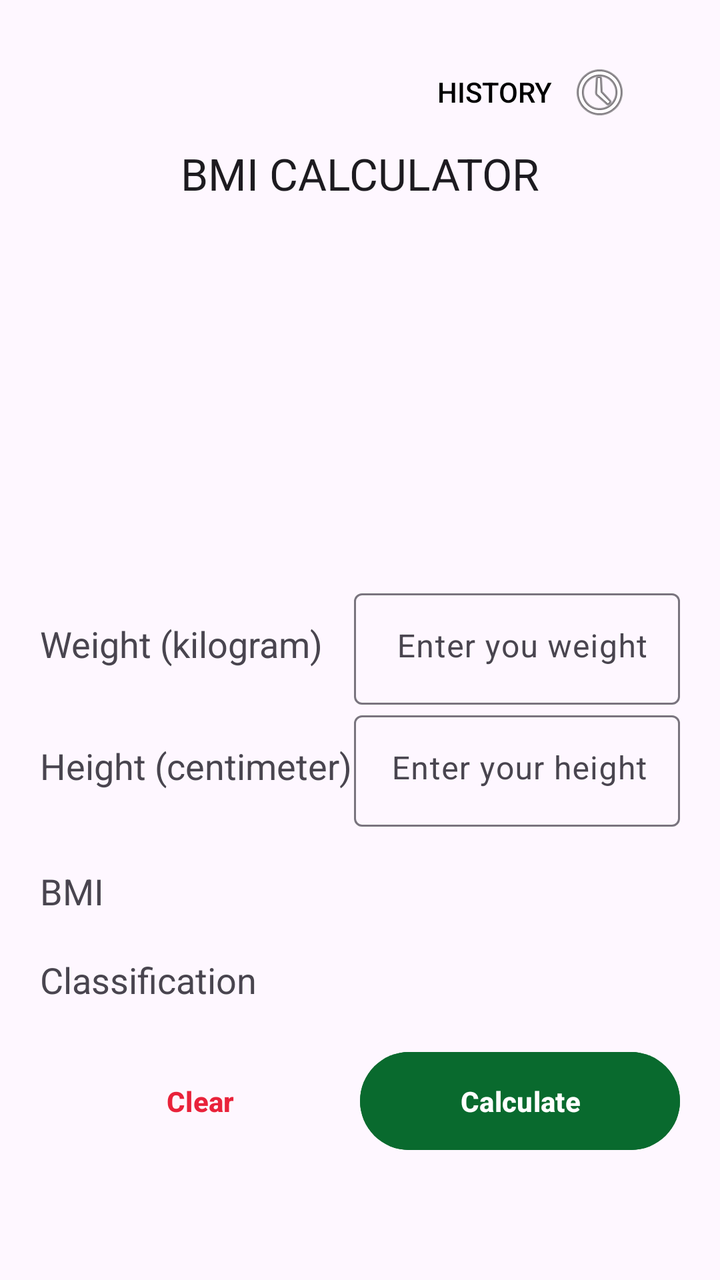
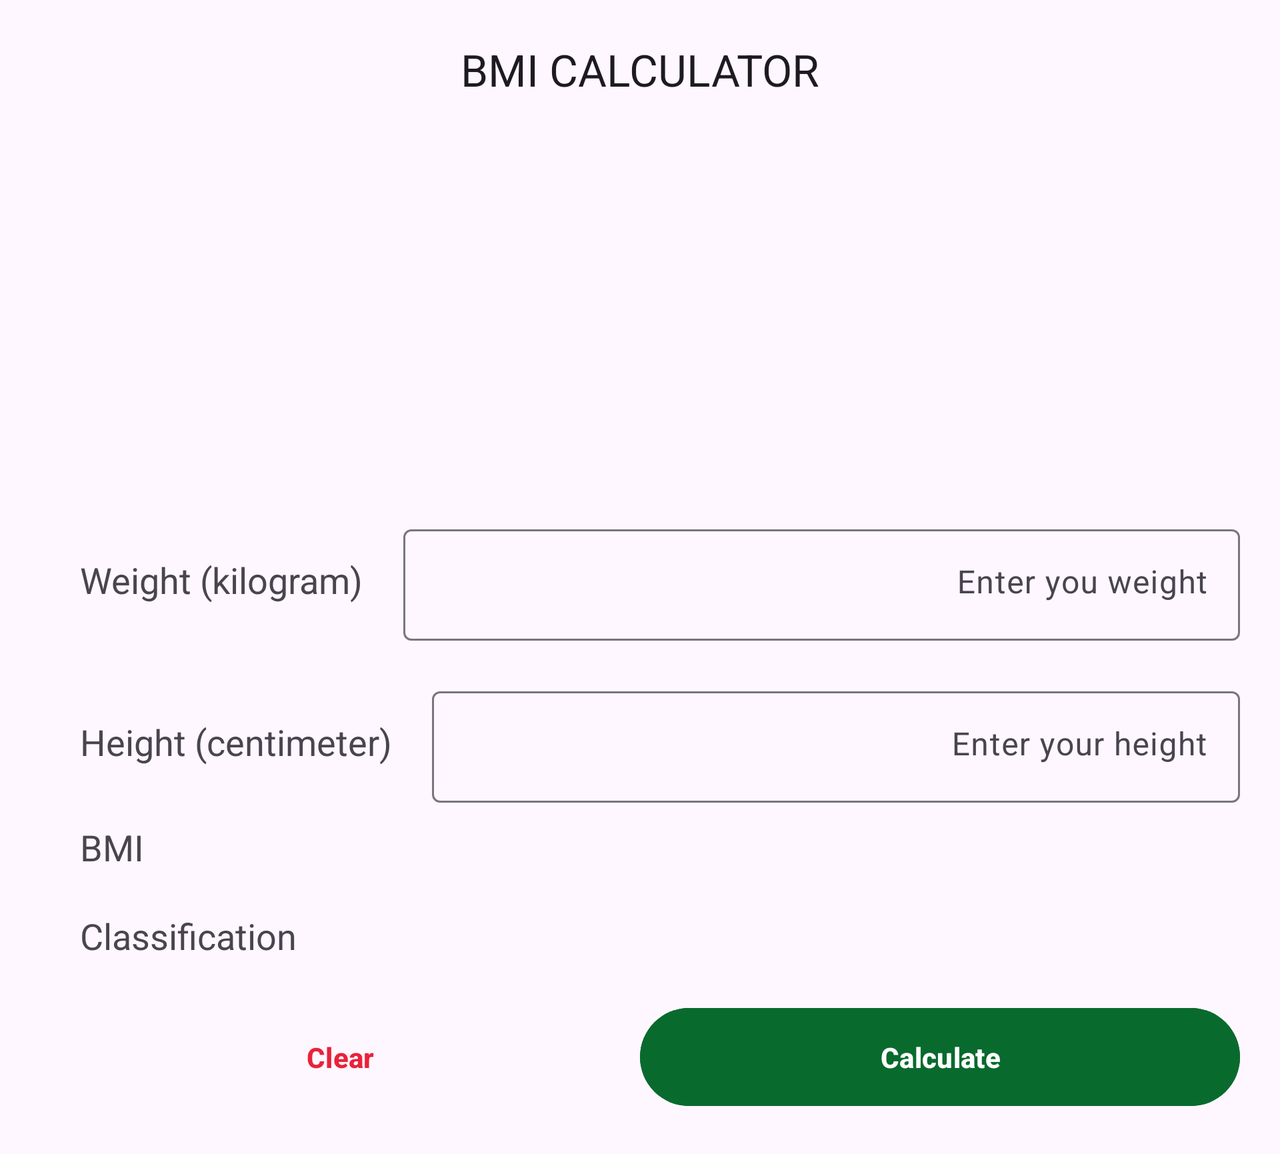

First picture: res/layout/ on a phone held upright. Second picture: the repository's own variant of that layout, on a device whose configuration matches the variant's folder. Source for both follows.
<!-- AndroidManifest.xml: application theme Theme.CS361_BMI_G11 -->
<!-- res/layout/activity_main.xml -->
<?xml version="1.0" encoding="utf-8"?>
<LinearLayout xmlns:android="http://schemas.android.com/apk/res/android"
    xmlns:app="http://schemas.android.com/apk/res-auto"
    xmlns:tools="http://schemas.android.com/tools"
    android:layout_width="match_parent"
    android:layout_height="match_parent"
    android:layout_gravity="right"
    android:layout_marginLeft="20dp"
    android:layout_marginTop="20dp"
    android:layout_marginRight="20dp"
    android:layout_marginBottom="20dp"
    android:orientation="vertical"
    tools:context="com.example.cs361_bmi_g11.MainActivity">

    <Button
        android:id="@+id/history"
        style="@style/Widget.AppCompat.Button.Borderless"
        android:layout_width="match_parent"
        android:layout_height="wrap_content"
        android:layout_weight="0"
        android:drawableEnd="@android:drawable/ic_menu_recent_history"
        android:gravity="center_vertical|end"
        android:text="@string/history"
        android:textColor="@color/black"
        app:iconTint="#000000" />

    <TextView
        android:id="@+id/header_title"
        android:layout_width="match_parent"
        android:layout_height="wrap_content"
        android:layout_weight="0"
        android:gravity="center_horizontal"
        android:text="@string/title"
        android:textAppearance="@style/TextAppearance.AppCompat.Large" />

    <ImageView
        android:id="@+id/header_picture"
        android:layout_width="150dp"
        android:layout_height="150dp"
        android:layout_gravity="center"
        android:layout_marginTop="20dp"
        android:layout_marginBottom="20dp"
        android:layout_weight="0"
        app:srcCompat="@drawable/bmi" />

    <LinearLayout
        android:layout_width="match_parent"
        android:layout_height="match_parent"
        android:layout_weight="1"
        android:orientation="vertical">

        <LinearLayout
            android:layout_width="match_parent"
            android:layout_height="wrap_content"
            android:orientation="horizontal">

            <TextView
                android:layout_width="157dp"
                android:layout_height="match_parent"
                android:layout_weight="0"
                android:gravity="center_vertical"
                android:text="@string/weight"
                android:textAppearance="@style/TextAppearance.AppCompat.Medium" />

            <com.google.android.material.textfield.TextInputLayout
                android:layout_width="match_parent"
                android:layout_height="match_parent"
                android:layout_weight="1">

                <com.google.android.material.textfield.TextInputEditText
                    android:id="@+id/weight_input"
                    android:layout_width="match_parent"
                    android:layout_height="wrap_content"
                    android:gravity="end"
                    android:hint="@string/weight_input"
                    android:inputType="numberDecimal" /> 
            </com.google.android.material.textfield.TextInputLayout>
        </LinearLayout>

        <LinearLayout
            android:layout_width="match_parent"
            android:layout_height="wrap_content"
            android:orientation="horizontal">

            <TextView
                android:layout_width="157dp"
                android:layout_height="match_parent"
                android:layout_weight="0"
                android:gravity="center_vertical"
                android:text="@string/height"
                android:textAppearance="@style/TextAppearance.AppCompat.Medium" />

            <com.google.android.material.textfield.TextInputLayout
                android:layout_width="match_parent"
                android:layout_height="match_parent"
                android:layout_weight="1">

                <com.google.android.material.textfield.TextInputEditText
                    android:id="@+id/height_input"
                    android:layout_width="match_parent"
                    android:layout_height="wrap_content"
                    android:gravity="end"
                    android:hint="@string/height_input"
                    android:inputType="numberDecimal" /> 
            </com.google.android.material.textfield.TextInputLayout>
        </LinearLayout>

        <LinearLayout
            android:layout_width="match_parent"
            android:layout_height="wrap_content"
            android:layout_marginTop="20dp"
            android:orientation="horizontal">

            <TextView
                android:layout_width="wrap_content"
                android:layout_height="match_parent"
                android:layout_weight="0"
                android:gravity="center_vertical"
                android:text="@string/bmi"
                android:textAppearance="@style/TextAppearance.AppCompat.Medium" />

            <TextView
                android:id="@+id/bmi_result"
                android:layout_width="wrap_content"
                android:layout_height="wrap_content"
                android:layout_weight="1"
                android:gravity="end"
                android:text="@string/bmi_result"
                android:textAppearance="@style/TextAppearance.AppCompat.Medium" />
        </LinearLayout>

        <LinearLayout
            android:layout_width="match_parent"
            android:layout_height="wrap_content"
            android:layout_marginTop="20dp">

            <TextView
                android:id="@+id/textView12"
                android:layout_width="wrap_content"
                android:layout_height="match_parent"
                android:layout_weight="0"
                android:gravity="center_vertical"
                android:text="@string/bmi_rank"
                android:textAppearance="@style/TextAppearance.AppCompat.Medium" />

            <TextView
                android:id="@+id/bmi_type"
                android:layout_width="wrap_content"
                android:layout_height="wrap_content"
                android:layout_weight="1"
                android:gravity="end"
                android:text="@string/bmi_type"
                android:textAppearance="@style/TextAppearance.AppCompat.Medium" />
        </LinearLayout>

        <LinearLayout
            android:layout_width="match_parent"
            android:layout_height="wrap_content"
            android:layout_marginTop="20dp"
            android:orientation="horizontal">

            <Button
                android:id="@+id/clear_button"
                android:layout_width="0dp"
                android:layout_height="wrap_content"
                android:layout_weight="1"
                android:background="@android:color/transparent"
                android:padding="15dp"
                android:text="@string/clear_button"
                android:textColor="@color/red"
                android:textStyle="bold" />

            <Button
                android:id="@+id/calculate_button"
                android:layout_width="0dp"
                android:layout_height="wrap_content"
                android:layout_weight="1"
                android:backgroundTint="@color/green"
                android:padding="15dp"
                android:text="@string/calculator_button"
                android:textStyle="bold" />
        </LinearLayout>

    </LinearLayout>
</LinearLayout>
<!-- resources referenced by this layout -->
<resources>
  <color name="black">#FF000000</color>
  <color name="green">#096a2e</color>
  <color name="red">#E9223A</color>
  <string name="bmi" translatable="false"> BMI </string>
  <string name="bmi_rank" translatable="false"> Classification </string>
  <string name="bmi_result" translatable="false" />
  <string name="bmi_type" translatable="false" />
  <string name="calculator_button" translatable="false"> Calculate </string>
  <string name="clear_button" translatable="false"> Clear </string>
  <string name="height" translatable="false"> Height (centimeter) </string>
  <string name="height_input" translatable="false"> Enter your height </string>
  <string name="history" translatable="false">History</string>
  <string name="title" translatable="false">BMI CALCULATOR</string>
  <string name="weight" translatable="false"> Weight (kilogram) </string>
  <string name="weight_input" translatable="false"> Enter you weight </string>
  <style name="Theme.CS361_BMI_G11" parent="Base.Theme.CS361_BMI_G12" />
  <style name="Base.Theme.CS361_BMI_G12" parent="Theme.Material3.DayNight.NoActionBar">
          
          
      </style>
</resources>
<!-- res/layout-land/activity_main.xml (the repository's variant of the layout above) -->
<!-- drawn on the phone turned sideways -->
<?xml version="1.0" encoding="utf-8"?>
<ScrollView
    xmlns:android="http://schemas.android.com/apk/res/android"
    xmlns:app="http://schemas.android.com/apk/res-auto"
    xmlns:tools="http://schemas.android.com/tools"
    android:layout_width="match_parent"
    android:layout_height="match_parent"
    android:layout_marginLeft="20dp"
    android:layout_marginRight="20dp"
    android:layout_marginBottom="20dp"
    android:layout_marginTop="20dp"
    android:fillViewport="true"
    android:orientation="vertical"
    tools:context="com.example.cs361_bmi_g11.MainActivity">

    <LinearLayout
        android:layout_width="match_parent"
        android:layout_height="wrap_content"
        android:orientation="vertical">

        <TextView
            android:id="@+id/textView"
            android:layout_width="match_parent"
            android:layout_height="wrap_content"
            android:layout_weight="0"
            android:gravity="center_horizontal"
            android:text="@string/title"
            android:textAppearance="@style/TextAppearance.AppCompat.Large"/>

        <ImageView
            android:id="@+id/header_picture"
            android:layout_marginTop="20dp"
            android:layout_marginBottom="20dp"
            android:layout_width="150dp"
            android:layout_height="150dp"
            android:layout_gravity="center"
            android:layout_weight="0"
            app:srcCompat="@drawable/bmi" />

        <LinearLayout
            android:layout_width="match_parent"
            android:layout_height="match_parent"
            android:layout_weight="0"
            android:layout_marginTop="20dp"
            android:orientation="vertical">

            <LinearLayout
                android:layout_width="match_parent"
                android:layout_height="wrap_content"
                android:orientation="horizontal">

                <TextView
                    android:layout_width="wrap_content"
                    android:layout_height="match_parent"
                    android:layout_marginLeft="20dp"
                    android:layout_marginRight="20dp"
                    android:layout_weight="0"
                    android:gravity="center_vertical"
                    android:text="@string/weight"
                    android:textAppearance="@style/TextAppearance.AppCompat.Medium" />

                <com.google.android.material.textfield.TextInputLayout
                    android:layout_width="match_parent"
                    android:layout_height="match_parent"
                    android:layout_weight="1">

                    <com.google.android.material.textfield.TextInputEditText
                        android:id="@+id/weight_input"
                        android:layout_width="match_parent"
                        android:layout_height="match_parent"
                        android:gravity="end"
                        android:inputType="numberDecimal"
                        android:hint="@string/weight_input" />

                </com.google.android.material.textfield.TextInputLayout>
            </LinearLayout>

            <LinearLayout
                android:layout_width="match_parent"
                android:layout_height="wrap_content"
                android:orientation="horizontal"
                android:layout_marginTop="20dp">

                <TextView
                    android:layout_width="wrap_content"
                    android:layout_height="match_parent"
                    android:layout_marginLeft="20dp"
                    android:layout_marginRight="20dp"
                    android:layout_weight="0"
                    android:gravity="center_vertical"
                    android:text="@string/height"
                    android:textAppearance="@style/TextAppearance.AppCompat.Medium" />

                <com.google.android.material.textfield.TextInputLayout
                    android:layout_width="match_parent"
                    android:layout_height="match_parent"
                    android:layout_weight="0">

                    <com.google.android.material.textfield.TextInputEditText
                        android:id="@+id/height_input"
                        android:layout_width="match_parent"
                        android:layout_height="wrap_content"
                        android:gravity="end"
                        android:inputType="numberDecimal"
                        android:hint="@string/height_input" />
                </com.google.android.material.textfield.TextInputLayout>

            </LinearLayout>

            <LinearLayout
                android:layout_width="match_parent"
                android:layout_height="wrap_content"
                android:layout_marginTop="10dp"
                android:orientation="horizontal">

                <TextView
                    android:layout_width="wrap_content"
                    android:layout_height="match_parent"
                    android:layout_marginLeft="20dp"
                    android:layout_marginRight="20dp"
                    android:layout_weight="1"
                    android:gravity="center_vertical"
                    android:text="@string/bmi"
                    android:textAppearance="@style/TextAppearance.AppCompat.Medium" />

                <TextView
                    android:id="@+id/bmi_result"
                    android:layout_width="wrap_content"
                    android:layout_height="wrap_content"
                    android:layout_weight="1"
                    android:gravity="end"
                    android:text="@string/bmi_result"
                    android:textAppearance="@style/TextAppearance.AppCompat.Medium" />
            </LinearLayout>

            <LinearLayout
                android:layout_width="match_parent"
                android:layout_height="wrap_content"
                android:layout_marginTop="20dp"
                android:orientation="horizontal">

                <TextView
                    android:id="@+id/textView12"
                    android:layout_width="wrap_content"
                    android:layout_height="match_parent"
                    android:layout_marginLeft="20dp"
                    android:layout_marginRight="20dp"
                    android:layout_weight="1"
                    android:gravity="center_vertical"
                    android:text="@string/bmi_rank"
                    android:textAppearance="@style/TextAppearance.AppCompat.Medium" />

                <TextView
                    android:id="@+id/bmi_type"
                    android:layout_width="wrap_content"
                    android:layout_height="wrap_content"
                    android:layout_weight="1"
                    android:gravity="end"
                    android:text="@string/bmi_type"
                    android:textAppearance="@style/TextAppearance.AppCompat.Medium" />
            </LinearLayout>

            <LinearLayout
                android:layout_width="match_parent"
                android:layout_height="wrap_content"
                android:orientation="horizontal"
                android:layout_marginTop="20dp">

                <Button
                    android:id="@+id/clear_button"
                    android:padding="15dp"
                    android:layout_width="0dp"
                    android:layout_height="wrap_content"
                    android:layout_weight="1"
                    android:text="@string/clear_button"
                    android:textColor="@color/red"
                    android:textStyle="bold"
                    android:background="@android:color/transparent" />

                <Button
                    android:id="@+id/calculate_button"
                    android:padding="15dp"
                    android:layout_width="0dp"
                    android:layout_height="wrap_content"
                    android:layout_weight="1"
                    android:textStyle="bold"
                    android:text="@string/calculator_button"
                    android:backgroundTint="@color/green" />
            </LinearLayout>

        </LinearLayout>
    </LinearLayout>
</ScrollView>
<!-- resources referenced by the variant -->
<!-- as the phone turned sideways resolves them -->
<resources>
  <color name="green">#096a2e</color>
  <color name="red">#E9223A</color>
  <string name="bmi" translatable="false"> BMI </string>
  <string name="bmi_rank" translatable="false"> Classification </string>
  <string name="bmi_result" translatable="false" />
  <string name="bmi_type" translatable="false" />
  <string name="calculator_button" translatable="false"> Calculate </string>
  <string name="clear_button" translatable="false"> Clear </string>
  <string name="height" translatable="false"> Height (centimeter) </string>
  <string name="height_input" translatable="false"> Enter your height </string>
  <string name="title" translatable="false">BMI CALCULATOR</string>
  <string name="weight" translatable="false"> Weight (kilogram) </string>
  <string name="weight_input" translatable="false"> Enter you weight </string>
  <style name="Theme.CS361_BMI_G11" parent="Base.Theme.CS361_BMI_G12" />
  <style name="Base.Theme.CS361_BMI_G12" parent="Theme.Material3.DayNight.NoActionBar">
          
          
      </style>
</resources>
